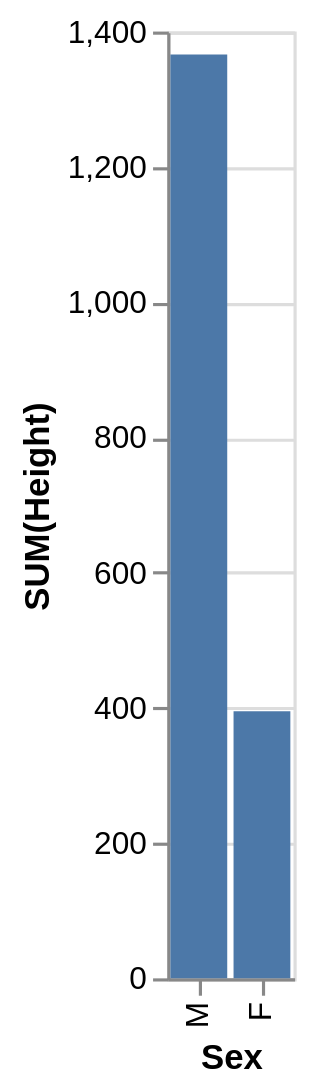

Express this chart as Vega-Lite.
### Vega-Lite specification from a JSON file in a GitHub repository (floating-point values rounded to 4 significant figures)
{"data": {"values": [{"x_data": "M", "y_data": 1366}, {"x_data": "F", "y_data": 395}]}, "mark": "bar", "encoding": {"x": {"field": "x_data", "type": "nominal", "title": "Sex", "sort": "descending"}, "y": {"field": "y_data", "type": "quantitative", "title": "SUM(Height)"}}}
